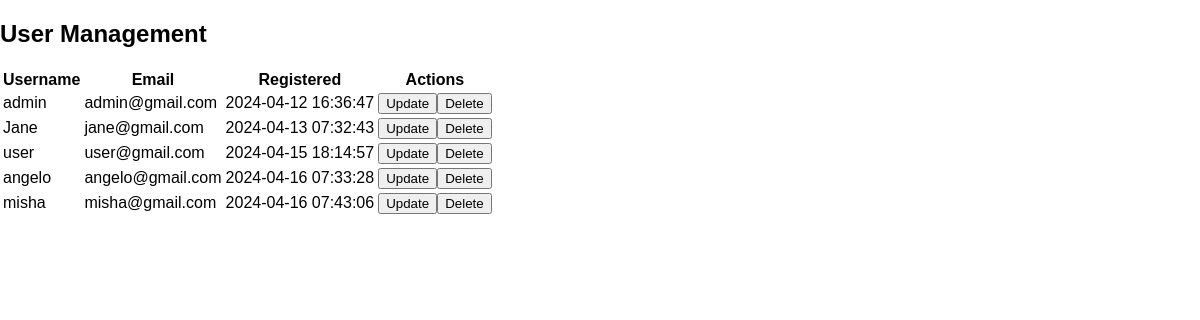
Page /admin/manage_users.php on the earlier database version.
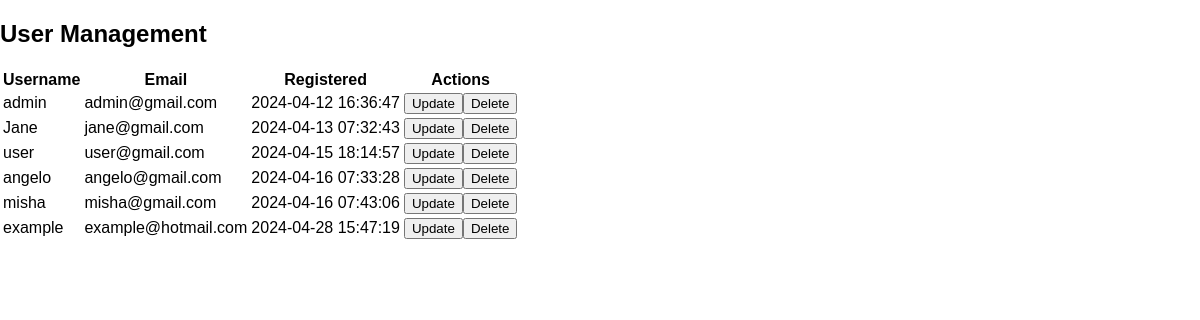
Same page on the later database version.
### tables this page shows
CREATE TABLE IF NOT EXISTS `signup1` (
  `id` int NOT NULL AUTO_INCREMENT,
  `username` varchar(191) NOT NULL,
  `email` varchar(191) NOT NULL,
  `password` varchar(255) NOT NULL,
  `created_at` timestamp NULL DEFAULT CURRENT_TIMESTAMP,
  PRIMARY KEY (`id`),
  UNIQUE KEY `username` (`username`),
  UNIQUE KEY `email` (`email`)
);

### admin/manage_users.php (the view, shortened to what this page needs)
<?php
include_once "db_connection.php";
function fetchUsers() {
    global $conn;
    $sql = "SELECT id, username, email, created_at FROM signup1";
    $result = $conn->query($sql);
    return $result;
}
function displayUsers($result) {
    while ($row = $result->fetch_assoc()) {
        echo "<tr>";
        echo "<form method='POST' action='handle_users.php'>";
        echo "<td>" . htmlspecialchars($row['username']) . "</td>";
        echo "<td>" . htmlspecialchars($row['email']) . "</td>";
        echo "<td>" . htmlspecialchars($row['created_at']) . "</td>";
        echo "<td>";
        echo "<button type='submit' name='action' value='update'>Update</button>";
        echo "<button type='submit' name='action' value='delete'>Delete</button>";
        echo "</td>";
        echo "</form>";
        echo "</tr>";
    }
}
?>
<!DOCTYPE html>
<html lang="en">
<head>
    <link rel="stylesheet" href="styles.css">
</head>
<body>
<div class="content-users">
    <h2>User Management</h2>
    <div class="user-table">
        <table>
            <tr>
                <th>Username</th>
                <th>Email</th>
                <th>Registered</th>
                <th>Actions</th>
            </tr>
            <?php displayUsers(fetchUsers()); ?>
        </table>
    </div>
</div>
</body>
</html>

### admin/styles.css (style rules this page uses)
body { font-family: Arial, sans-serif; margin: 0; padding: 0; }

Differences in the rows shown:
added signup1: username "example", email "example@hotmail.com", created_at "2024-04-28 15:47:19"
